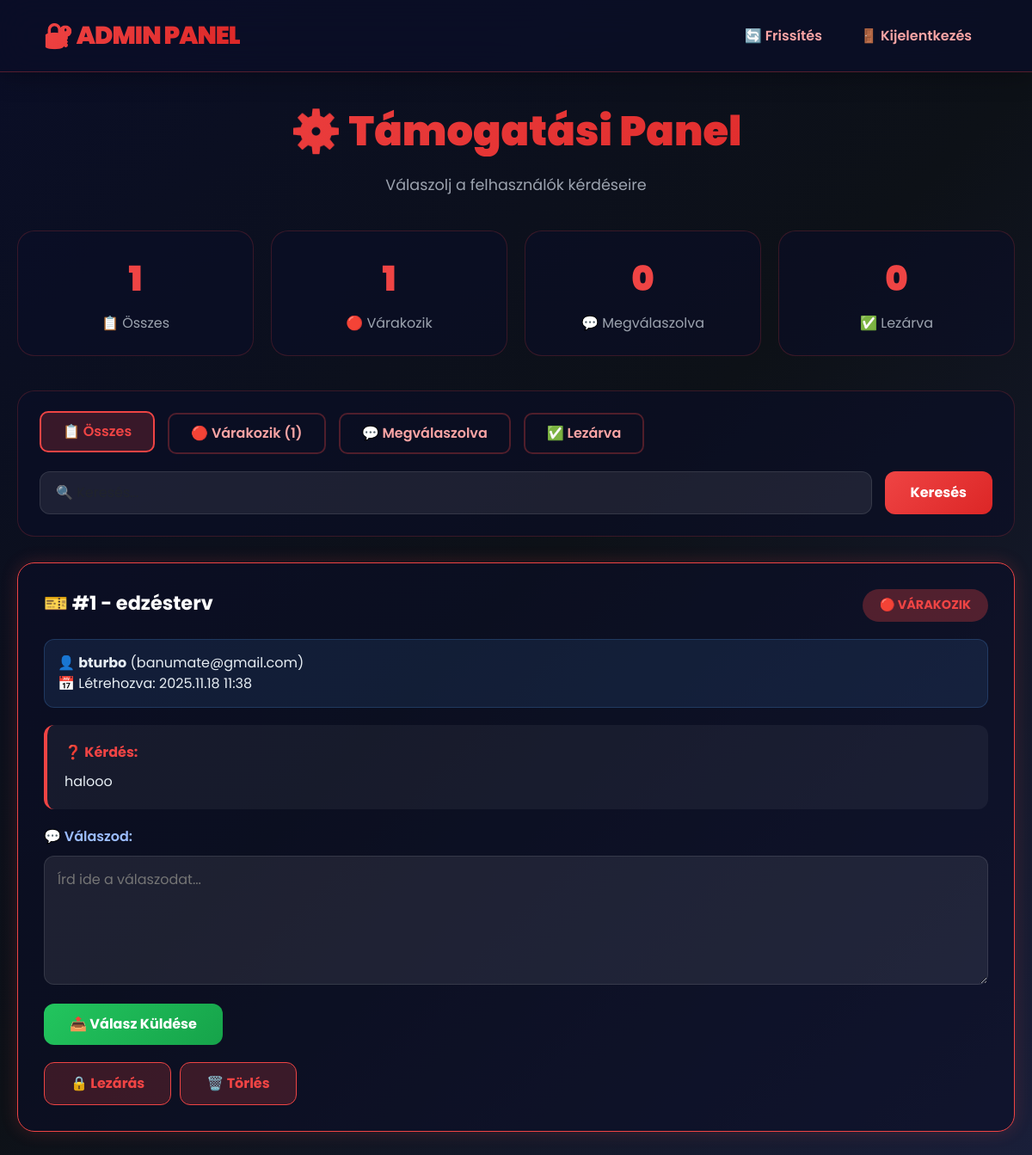
/online-edzo/support_admin.php, run on the app's committed database.
### tables this page shows
CREATE TABLE `support_tickets` (
  `id` int(11) NOT NULL,
  `user_id` int(11) NOT NULL,
  `category` varchar(100) NOT NULL,
  `question` text NOT NULL,
  `answer` text DEFAULT NULL,
  `status` enum('open','answered','closed') DEFAULT 'open',
  `user_read` tinyint(1) DEFAULT 0,
  `created_at` timestamp NOT NULL DEFAULT current_timestamp(),
  `answered_at` timestamp NULL DEFAULT NULL
);

CREATE TABLE `users` (
  `id` int(11) NOT NULL,
  `username` varchar(100) NOT NULL,
  `email` varchar(255) NOT NULL,
  `password_hash` varchar(255) NOT NULL,
  `age` int(11) DEFAULT NULL,
  `weight` float DEFAULT NULL,
  `goal` varchar(50) DEFAULT NULL,
  `created_at` timestamp NOT NULL DEFAULT current_timestamp(),
  `daily_calorie_goal` int(11) DEFAULT 2000
);

### online-edzo/support_admin.php (the view, shortened to what this page needs)
<?php
require_once 'db.php';
$filter = $_GET['filter'] ?? 'all';
$search = $_GET['search'] ?? '';
$where_clauses = [];
$params = [];
$where_sql = $where_clauses ? 'WHERE ' . implode(' AND ', $where_clauses) : '';
$sql = "
  SELECT
    support_tickets.*,
    users.username,
    users.email
  FROM support_tickets
  LEFT JOIN users ON support_tickets.user_id = users.id
  $where_sql
  ORDER BY
    CASE
      WHEN support_tickets.status = 'open' THEN 1
      WHEN support_tickets.status = 'answered' THEN 2
      WHEN support_tickets.status = 'closed' THEN 3
    END,
    support_tickets.created_at DESC
";
$stmt = $pdo->prepare($sql);
$stmt->execute($params);
$tickets = $stmt->fetchAll();
$stmt = $pdo->query("
  SELECT
    COUNT(*) as total,
    SUM(CASE WHEN status = 'open' THEN 1 ELSE 0 END) as open_count,
    SUM(CASE WHEN status = 'answered' THEN 1 ELSE 0 END) as answered_count,
    SUM(CASE WHEN status = 'closed' THEN 1 ELSE 0 END) as closed_count
  FROM support_tickets
");
$stats = $stmt->fetch();
?>
<!DOCTYPE html>
<html lang="hu">
<head>
  <link href="https://cdn.jsdelivr.net/npm/bootstrap@5.3.3/dist/css/bootstrap.min.css" rel="stylesheet">
</head>
<body>
  <nav class="d-flex justify-content-between align-items-center">
    <div class="logo">🔐 ADMIN PANEL</div>
    <div>
      <a href="support_admin.php">🔄 Frissítés</a>
      <a href="?logout=1">🚪 Kijelentkezés</a>
    </div>
  </nav>
  <div class="container">
    <h2>⚙️ Támogatási Panel</h2>
    <p class="subtitle">Válaszolj a felhasználók kérdéseire</p>
    <div class="stats-grid">
      <div class="stat-card">
        <div class="stat-number"><?= $stats['total'] ?></div>
        <div class="stat-label">📋 Összes</div>
      </div>
      <div class="stat-card">
        <div class="stat-number"><?= $stats['open_count'] ?></div>
        <div class="stat-label">🔴 Várakozik</div>
      </div>
      <div class="stat-card">
        <div class="stat-number"><?= $stats['answered_count'] ?></div>
        <div class="stat-label">💬 Megválaszolva</div>
      </div>
      <div class="stat-card">
        <div class="stat-number"><?= $stats['closed_count'] ?></div>
        <div class="stat-label">✅ Lezárva</div>
      </div>
    </div>
    <div class="filters">
      <div class="filter-buttons">
        <a href="?filter=all" class="filter-btn <?= $filter === 'all' ? 'active' : '' ?>">📋 Összes</a>
        <a href="?filter=open" class="filter-btn <?= $filter === 'open' ? 'active' : '' ?>">🔴 Várakozik (<?= $stats['open_count'] ?>)</a>
        <a href="?filter=answered" class="filter-btn <?= $filter === 'answered' ? 'active' : '' ?>">💬 Megválaszolva</a>
        <a href="?filter=closed" class="filter-btn <?= $filter === 'closed' ? 'active' : '' ?>">✅ Lezárva</a>
      </div>
      <form method="GET" class="search-box">
        <input type="text" name="search" class="form-control" placeholder="🔍 Keresés..." value="<?= htmlspecialchars($search) ?>">
        <button type="submit" class="btn-search">Keresés</button>
      </form>
    </div>
    <?php if (empty($tickets)): ?>
      <div style="text-align: center; padding: 80px 20px; color: #9ca3af;">
        <h3>📭 Nincs megjeleníthető jegy</h3>
        <p>Próbálj más szűrőt vagy keresést!</p>
      </div>
    <?php else: ?>
      <?php foreach ($tickets as $ticket): ?>
        <div class="ticket-card <?= $ticket['status'] ?>">
          <div class="ticket-header">
            <div class="ticket-title">
              🎫 #<?= $ticket['id'] ?> - <?= htmlspecialchars($ticket['category']) ?>
            </div>
            <div class="ticket-status status-<?= $ticket['status'] ?>">
              <?php
                $status_text = [
                  'open' => '🔴 VÁRAKOZIK',
                  'answered' => '💬 Megválaszolva',
                  'closed' => '✅ Lezárva'
                ];
                echo $status_text[$ticket['status']] ?? $ticket['status'];
              ?>
            </div>
          </div>
          <div class="user-info">
            👤 <strong><?= htmlspecialchars($ticket['username']) ?></strong> (<?= htmlspecialchars($ticket['email']) ?>)<br>
            📅 Létrehozva: <?= date('Y.m.d H:i', strtotime($ticket['created_at'])) ?>
          </div>
          <div class="question-box">
            <strong style="color: #ef4444; display: block; margin-bottom: 10px;">❓ Kérdés:</strong>
            <?= nl2br(htmlspecialchars($ticket['question'])) ?>
          </div>
          <?php if ($ticket['answer']): ?>
            <div class="answer-box">
              <strong style="color: #22c55e; display: block; margin-bottom: 10px;">💡 Te válaszoltál:</strong>
              <?= nl2br(htmlspecialchars($ticket['answer'])) ?>
            </div>
            <?php if ($ticket['status'] !== 'closed'): ?>
              <form method="POST" style="margin-bottom: 20px;">
                <input type="hidden" name="edit_answer" value="1">
                <input type="hidden" name="ticket_id" value="<?= $ticket['id'] ?>">
                <label style="color: #9bbcff; font-weight: 600; display: block; margin-bottom: 10px;">✏️ Válasz szerkesztése:</label>
                <textarea name="answer" required><?= htmlspecialchars($ticket['answer']) ?></textarea>
                <div style="margin-top: 15px;">
                  <button type="submit" class="btn-main">💾 Mentés</button>
                </div>
              </form>
            <?php endif; ?>
          <?php else: ?>
            <form method="POST">
              <label style="color: #9bbcff; font-weight: 600; display: block; margin-bottom: 10px;">💬 Válaszod:</label>
              <textarea name="answer" placeholder="Írd ide a válaszodat..." required></textarea>
              <div style="margin-top: 15px;">
                <button type="submit" class="btn-main">📤 Válasz Küldése</button>
              </div>
            </form>
          <?php endif; ?>
          <div style="margin-top: 20px; display: flex; gap: 10px; flex-wrap: wrap;">
            <?php if ($ticket['status'] !== 'closed'): ?>
              <a href="?close=<?= $ticket['id'] ?>" class="btn-danger" onclick="return confirm('Biztos lezárod?')">
                🔒 Lezárás
              </a>
            <?php endif; ?>
            <a href="?delete=<?= $ticket['id'] ?>" class="btn-danger" onclick="return confirm('Biztos törlöd véglegesen?')">
              🗑️ Törlés
            </a>
          </div>
        </div>
      <?php endforeach; ?>
    <?php endif; ?>
  </div>
</body>
</html>

### online-edzo/support_admin.php (style rules this page uses)
* { margin: 0; padding: 0; box-sizing: border-box; }
body { background: linear-gradient(135deg, #0a0e27, #0d1117, #1a1f3a); color: #e6edf3; font-family: 'Poppins', sans-serif; min-height: 100vh; }
nav { background: rgba(10, 14, 39, 0.8); backdrop-filter: blur(20px); padding: 20px 50px; border-bottom: 1px solid rgba(255, 68, 68, 0.3); position: sticky; top: 0; z-index: 1000; box-shadow: 0 4px 30px rgba(0,0,0,0.3); }
.logo { font-size: 1.8rem; font-weight: 900; background: linear-gradient(135deg, #ef4444, #dc2626); -webkit-background-clip: text; -webkit-text-fill-color: transparent; background-clip: text; letter-spacing: -1px; }
nav a { color: #fca5a5; text-decoration: none; font-weight: 600; transition: 0.3s; padding: 8px 20px; border-radius: 8px; }
.container { max-width: 1400px; margin: 0 auto; padding: 40px 20px; }
h2 { text-align: center; margin-bottom: 20px; font-size: 3rem; font-weight: 900; background: linear-gradient(135deg, #ef4444, #dc2626); -webkit-background-clip: text; -webkit-text-fill-color: transparent; background-clip: text; }
.subtitle { text-align: center; color: #9ca3af; margin-bottom: 40px; font-size: 1.1rem; }
.stats-grid { display: grid; grid-template-columns: repeat(auto-fit, minmax(200px, 1fr)); gap: 20px; margin-bottom: 40px; }
.stat-card { background: rgba(10, 14, 39, 0.6); border: 1px solid rgba(239, 68, 68, 0.2); border-radius: 20px; padding: 25px; text-align: center; transition: all 0.3s; }
.stat-number { font-size: 2.5rem; font-weight: 900; color: #ef4444; margin-bottom: 10px; }
.stat-label { color: #9ca3af; font-size: 1rem; }
.filters { background: rgba(10, 14, 39, 0.6); border: 1px solid rgba(239, 68, 68, 0.2); border-radius: 20px; padding: 25px; margin-bottom: 30px; }
.filter-buttons { display: flex; gap: 15px; flex-wrap: wrap; margin-bottom: 20px; }
.filter-btn { padding: 10px 25px; border-radius: 10px; border: 2px solid rgba(239, 68, 68, 0.3); background: transparent; color: #fca5a5; font-weight: 600; cursor: pointer; transition: all 0.3s; text-decoration: none; }
.filter-btn:hover, .filter-btn.active { background: rgba(239, 68, 68, 0.2); border-color: #ef4444; color: #ef4444; transform: translateY(-2px); }
.search-box { display: flex; gap: 15px; }
.form-control { background: rgba(255,255,255,0.08); border: 1px solid rgba(255,255,255,0.1); color: #fff; border-radius: 12px; padding: 12px 18px; flex: 1; }
.btn-search { background: linear-gradient(135deg, #ef4444, #dc2626); color: white; border: none; padding: 12px 30px; border-radius: 12px; font-weight: 700; cursor: pointer; }
.ticket-card { background: rgba(10, 14, 39, 0.6); border: 1px solid rgba(239, 68, 68, 0.2); border-radius: 20px; padding: 30px; margin-bottom: 25px; transition: all 0.3s; }
.ticket-card.open { border-color: #ef4444; box-shadow: 0 0 20px rgba(239, 68, 68, 0.2); }
.ticket-header { display: flex; justify-content: space-between; align-items: flex-start; margin-bottom: 20px; flex-wrap: wrap; gap: 15px; }
.ticket-title { font-size: 1.4rem; font-weight: 700; color: #fff; }
.ticket-status { padding: 8px 20px; border-radius: 20px; font-size: 0.9rem; font-weight: 700; }
.status-open { background: rgba(239, 68, 68, 0.3); color: #ef4444; }
.user-info { background: rgba(88, 166, 255, 0.1); border: 1px solid rgba(88, 166, 255, 0.2); border-radius: 12px; padding: 15px; margin-bottom: 20px; }
.question-box { background: rgba(255, 255, 255, 0.05); border-left: 4px solid #ef4444; padding: 20px; border-radius: 12px; margin-bottom: 20px; }
textarea { background: rgba(255,255,255,0.08); border: 1px solid rgba(255,255,255,0.1); color: #fff; border-radius: 12px; padding: 15px; width: 100%; min-height: 150px; resize: vertical; font-family: 'Poppins', sans-serif; }
.btn-main { background: linear-gradient(135deg, #22c55e, #16a34a); color: white; border: none; padding: 12px 30px; border-radius: 12px; font-weight: 700; cursor: pointer; transition: all 0.3s; margin-right: 10px; }
.btn-danger { background: rgba(239, 68, 68, 0.2); color: #ef4444; border: 1px solid #ef4444; padding: 12px 30px; border-radius: 12px; font-weight: 700; cursor: pointer; text-decoration: none; display: inline-block; }

### data on the page
support_tickets: id "1", category "edzésterv", status "🔴 VÁRAKOZIK", user.username "bturbo", user.email "banumate@gmail.com", created_at "2025.11.18 11:38", question "halooo"

### other printed values
$stats['total'] "1"
$stats['open_count'] "1"
$stats['answered_count'] "0"
$stats['closed_count'] "0"
